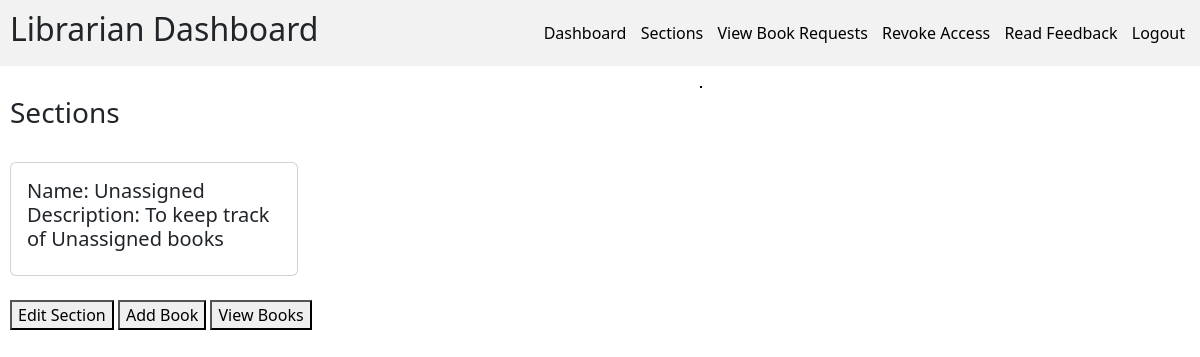
The page /sections/search/ (signed in) on the database its author committed.
### models.py (models this page shows)
class SectionModel(db.Model):
    __tablename__ = "section"
    id = Column(Integer, primary_key=True, autoincrement=True)
    name = Column(String(20), nullable=False, unique=True)
    date_created = Column(Date, nullable=False)
    description = Column(String(100), nullable=False)
    search_word = Column(String(150), nullable=False)

### app.py (the view)
@app.route("/sections/search/", methods=["GET"])
@login_required
def searchSection():
    search_word = request.args.get("search_word", default="")
    search_target = request.args.get("search_target", default="sections")
    if search_target not in ("books", "sections"):
        flash("Search target should be either 'books' or 'sections'")
        return redirect(url_for("sections"))
    if search_target == "books":
        return redirect(f"/requestBooks/search?search_word={search_word}")
    modified_search_word = "%" + raw(search_word) + "%"
    sections = SectionModel.query.filter(
        SectionModel.search_word.like(modified_search_word)
    ).all()
    user_info = UserInfoModel.query.filter_by(uid=current_user.id).first()
    if not user_info:
        return redirect("/")
    return render_template(
        "search_sections.html", sections=sections, role=user_info.role
    )

### app.py (called while the page is built)
def raw(input: str) -> str:
    return input.lower().replace(" ", "")

### blueprints/api.py (called while the page is built)
@login_manager.user_loader
def load_user(id):
    return UserLoginModel.query.get(id)

### templates/search_sections.html (shortened to what this page needs)
{% if role == "Librarian" %}
{% extends "librarianBase.html" %}
{% else %}
{% extends "generalBase.html" %}
{% endif %}
{% block content %}
<div>
    <h3>Sections</h3>
    {% for section in sections: %}
    <br>
    <div class="card" style="width: 18rem;">
        <div class="card-body">
            <h5>
                Name: {{section.name}} <br>
                {% if section.description %}
                Description: {{section.description}} <br>
                {% else %}
                Description: No description
                {% endif %}
            </h5>
        </div>
    </div>
    <br>
    {% if role == "Librarian": %}
    <a href="/editSection?id={{section.id}}"><button>Edit Section</button></a>
    <button onclick = "window.location.href='/addBook?section_id={{section.id}}'">Add Book</button>
    {% endif %}
    <button onclick = "window.location.href='/{{role.lower()}}Dashboard/viewBooks?section_id={{section.id}}'">View Books</button> <br>
    {% endfor %}
</div>
{% endblock %}

### static/generalStyle.css (style rules this page uses)
html, body { margin: 0px; font-family: Ubuntu, system-ui, -apple-system, BlinkMacSystemFont, "Segoe UI", Roboto, Oxygen, Cantarell, "Open Sans", "Helvetica Neue", sans-serif; }

### rows shown on the page
SectionModel: name "Unassigned", description "To keep track of Unassigned books"
